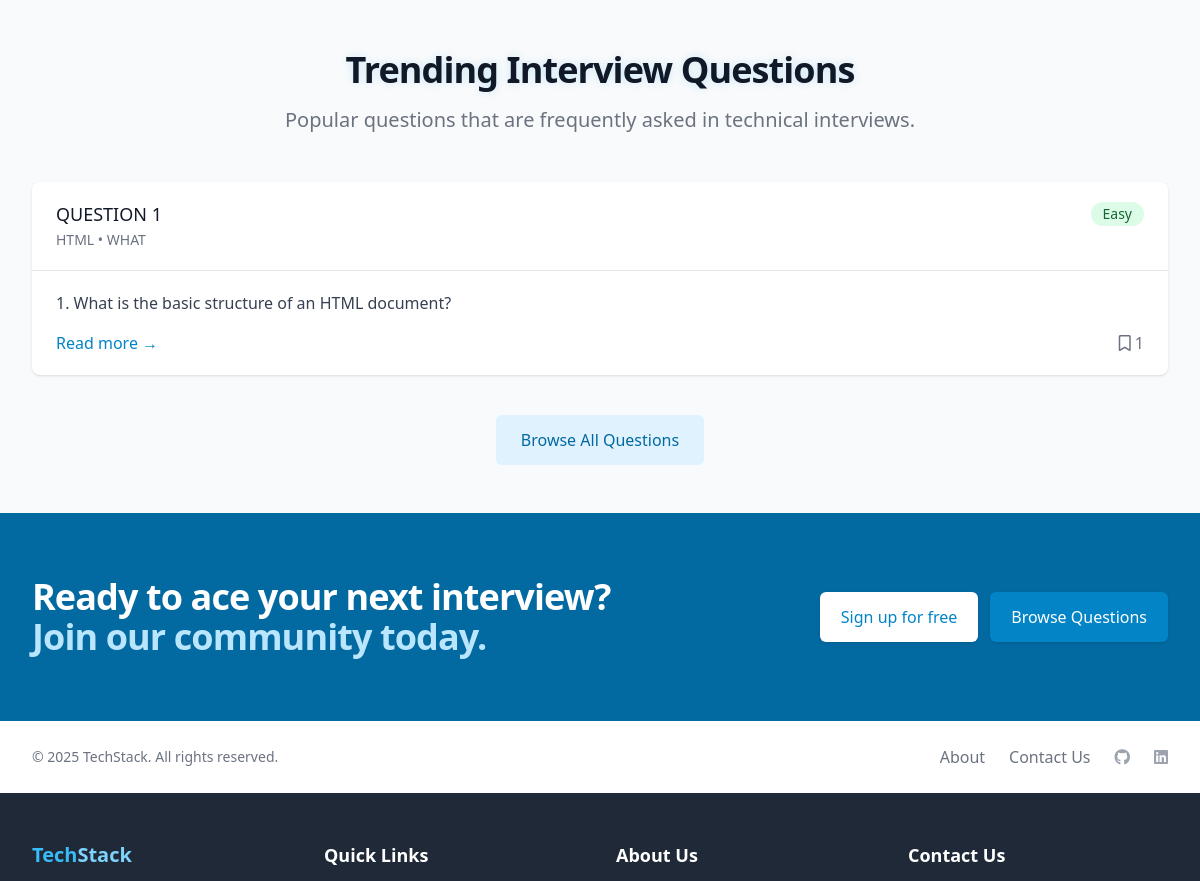
The app's page / (middle part), older data.
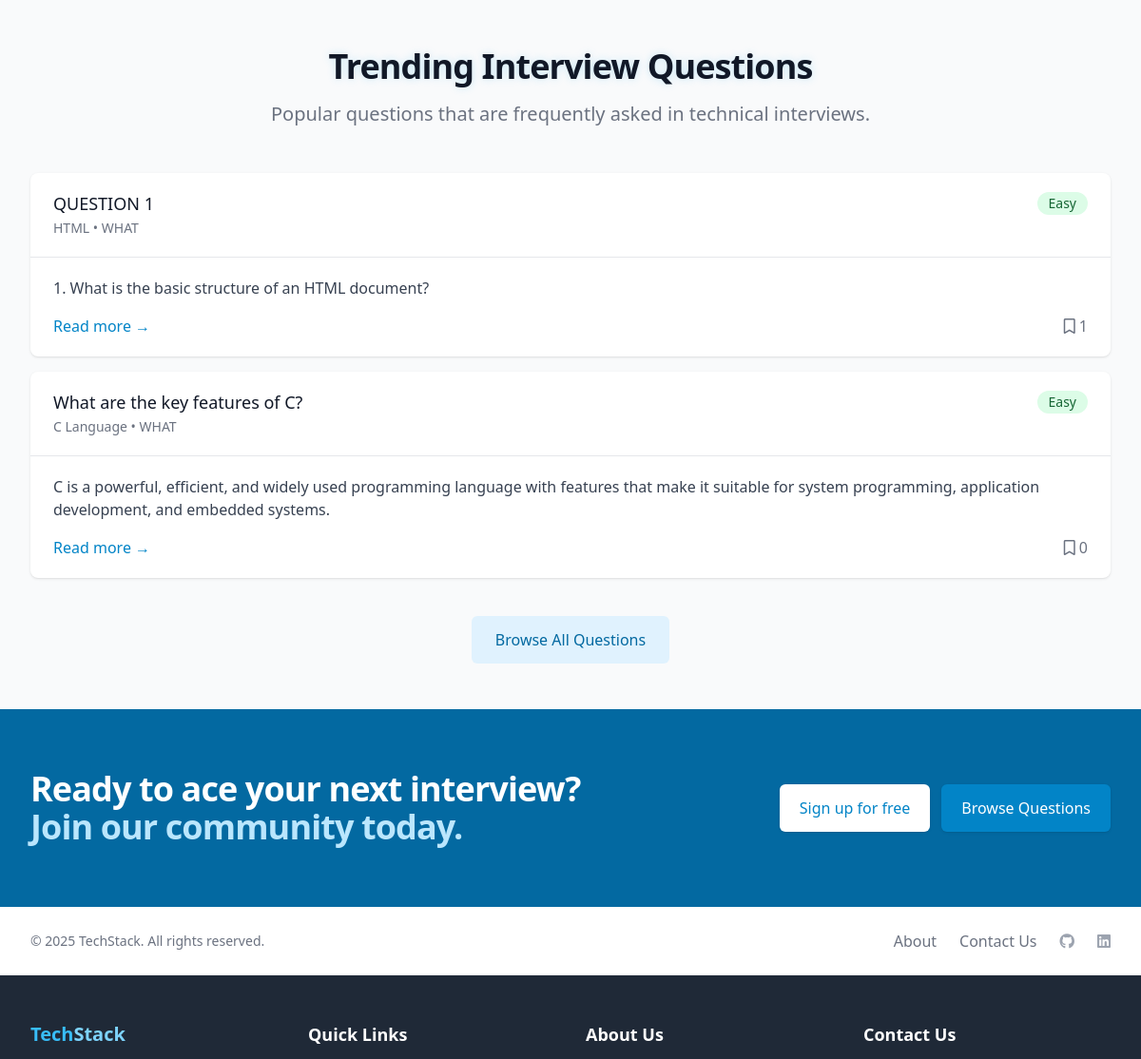
The same page, newer data.
### questions/models.py (models this page shows, shortened)
class Question(models.Model):
    title = models.CharField(max_length=255)
    slug = models.SlugField(unique=True, blank=True)
    content = models.TextField()
    code_snippet = models.TextField(blank=True, null=True)
    difficulty = models.CharField(
        max_length=10,
        choices=DifficultyLevel.choices,
        default=DifficultyLevel.MEDIUM
    )
    language = models.ForeignKey(Language, on_delete=models.CASCADE, related_name='questions')
    topics = models.ManyToManyField(Topic, related_name='questions')
    category = models.ForeignKey(Category, on_delete=models.SET_NULL, null=True, related_name='questions')
    created_by = models.ForeignKey(User, on_delete=models.SET_NULL, null=True, related_name='created_questions')
    created_at = models.DateTimeField(auto_now_add=True)
    updated_at = models.DateTimeField(auto_now=True)
    is_approved = models.BooleanField(default=False)
    class Meta:
        ordering = ['-created_at']

class Category(models.Model):
    name = models.CharField(max_length=100, unique=True)
    slug = models.SlugField(unique=True, blank=True)
    class Meta:
        verbose_name_plural = 'Categories'

### languages/models.py (models this page shows, shortened)
class Language(models.Model):
    name = models.CharField(max_length=100)
    slug = models.SlugField(unique=True, blank=True)
    description = models.TextField()
    logo = models.ImageField(upload_to='languages/logos/', blank=True, null=True)
    created_at = models.DateTimeField(auto_now_add=True)
    updated_at = models.DateTimeField(auto_now=True)
    is_featured = models.BooleanField(default=False)
    class Meta:
        ordering = ['name']

### core/views.py (the view)
# urls.py: path('', views.home, name='home'),
def home(request):
    featured_languages = Language.objects.filter(is_featured=True)[:6]
    all_languages = Language.objects.all()
    trending_questions = Question.objects.filter(is_approved=True).annotate(
        bookmark_count=Count('bookmarks')
    ).order_by('-bookmark_count', '-created_at')[:5]
    context = {
        'featured_languages': featured_languages,
        'all_languages': all_languages,
        'trending_questions': trending_questions,
    }
    return render(request, 'core/home.html', context)

### templates/core/home.html (shortened to what the changed rows need)
{% extends 'base.html' %}
{% block content %}
<div class="perspective-container">
    <div class="bg-gray-50 trending-questions">
        <div class="max-w-7xl mx-auto px-4 sm:px-6 lg:px-8 py-12">
            <div class="text-center section-header">
                <h2 class="text-3xl font-extrabold tracking-tight text-gray-900 sm:text-4xl glow-text">
                    Trending Interview Questions
                </h2>
            </div>
            <div class="mt-12 space-y-4 question-cards">
                {% for question in trending_questions %}
                    <div class="bg-white shadow overflow-hidden sm:rounded-lg question-card">
                        <div class="px-4 py-5 sm:px-6">
                            <div class="flex items-center justify-between">
                                <h3 class="text-lg leading-6 font-medium text-gray-900">
                                    <a href="{% url 'question_detail' question.slug %}" class="hover:text-primary-600 card-title">
                                        {{ question.title }}
                                    </a>
                                </h3>
                                <span class="inline-flex items-center px-3 py-0.5 rounded-full text-sm font-medium
                                    {% if question.difficulty == 'easy' %}
                                        bg-green-100 text-green-800
                                    {% elif question.difficulty == 'medium' %}
                                        bg-yellow-100 text-yellow-800
                                    {% else %}
                                        bg-red-100 text-red-800
                                    {% endif %}
                                    difficulty-badge
                                ">
                                    {{ question.get_difficulty_display }}
                                </span>
                            </div>
                            <p class="mt-1 max-w-2xl text-sm text-gray-500 card-meta">
                                {{ question.language.name }} • {{ question.category.name }}
                            </p>
                        </div>
                        <div class="border-t border-gray-200 px-4 py-5 sm:px-6 card-content">
                            <p class="text-gray-700 card-excerpt">{{ question.content|truncatewords:30 }}</p>
                            <div class="mt-4 flex justify-between card-actions">
                                <a href="{% url 'question_detail' question.slug %}" class="text-primary-600 hover:text-primary-700 card-link">
                                    Read more <span aria-hidden="true">&rarr;</span>
                                </a>
                                <div class="flex items-center text-gray-500 bookmark-count">
                                    <i class="far fa-bookmark mr-1"></i>
                                    <span>{{ question.bookmarks.count }}</span>
                                </div>
                            </div>
                        </div>
                    </div>
                {% empty %}
                    <div class="text-center py-8">
                        <p class="text-gray-500">No trending questions available yet.</p>
                    </div>
                {% endfor %}
            </div>
        </div>
    </div>
    <div class="bg-primary-700 cta-section">
        <div class="max-w-7xl mx-auto py-12 px-4 sm:px-6 lg:py-16 lg:px-8 lg:flex lg:items-center lg:justify-between cta-container">
            <h2 class="text-3xl font-extrabold tracking-tight text-white sm:text-4xl cta-text">
                <span class="block cta-title">Ready to ace your next interview?</span>
                <span class="block text-primary-200 cta-subtitle">Join our community today.</span>
            </h2>
        </div>
    </div>
</div>
{% endblock %}

Row changes from the older to the newer data that the page shows:
added Question: title "What are the key features of C?", difficulty "Easy", language.name "C Language", category.name "WHAT", content "C is a powerful, efficient, and widely used programming language with features that make it suitable for system programming, application development, and embedded systems.", bookmarks.count "0"
